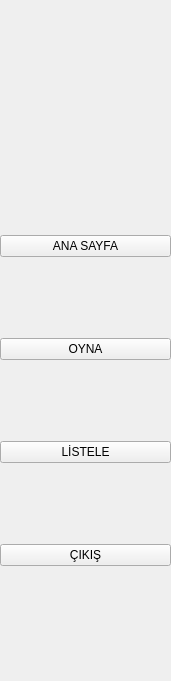
   <widget class="QWidget" name="widget_yan" native="true">
    <property name="geometry">
     <rect>
      <x>20</x>
      <y>60</y>
      <width>171</width>
      <height>681</height>
     </rect>
    </property>
    <widget class="QLabel" name="label_logo">
     <property name="geometry">
      <rect>
       <x>0</x>
       <y>0</y>
       <width>161</width>
       <height>151</height>
      </rect>
     </property>
     <property name="statusTip">
      <string/>
     </property>
     <property name="text">
      <string/>
     </property>
     <property name="pixmap">
      <pixmap resource="../icons/icons.qrc">:/icons/logo (2).png</pixmap>
     </property>
     <property name="scaledContents">
      <bool>true</bool>
     </property>
    </widget>
    <widget class="QWidget" name="layoutWidget">
     <property name="geometry">
      <rect>
       <x>0</x>
       <y>160</y>
       <width>171</width>
       <height>481</height>
      </rect>
     </property>
     <layout class="QGridLayout" name="gridLayout">
      <item row="1" column="0">
       <widget class="QPushButton" name="pushButton_yanmenu_anasayfa">
        <property name="enabled">
         <bool>true</bool>
        </property>
        <property name="text">
         <string>ANA SAYFA</string>
        </property>
        <property name="icon">
         <iconset resource="../icons/icons.qrc">
          <normaloff>:/icons/home (1).png</normaloff>:/icons/home (1).png</iconset>
        </property>
       </widget>
      </item>
      <item row="2" column="0">
       <widget class="QPushButton" name="pushButton_yanmenu_oyna">
        <property name="text">
         <string>OYNA</string>
        </property>
        <property name="icon">
         <iconset resource="../icons/icons.qrc">
          <normaloff>:/icons/examp.png</normaloff>:/icons/examp.png</iconset>
        </property>
        <property name="iconSize">
         <size>
          <width>30</width>
          <height>30</height>
         </size>
        </property>
        <property name="checkable">
         <bool>false</bool>
        </property>
        <property name="autoDefault">
         <bool>false</bool>
        </property>
        <property name="default">
         <bool>false</bool>
        </property>
        <property name="flat">
         <bool>false</bool>
        </property>
       </widget>
      </item>
      <item row="4" column="0">
       <widget class="QPushButton" name="pushButton_yannemu_cikis">
        <property name="text">
         <string>ÇIKIŞ</string>
        </property>
        <property name="icon">
         <iconset resource="../icons/icons.qrc">
          <normaloff>:/icons/close.png</normaloff>:/icons/close.png</iconset>
        </property>
       </widget>
      </item>
      <item row="3" column="0">
       <widget class="QPushButton" name="pushButton_yanmenu_listele">
        <property name="text">
         <string>LİSTELE</string>
        </property>
        <property name="icon">
         <iconset resource="../icons/icons.qrc">
          <normaloff>:/icons/menu (2).png</normaloff>:/icons/menu (2).png</iconset>
        </property>
       </widget>
      </item>
     </layout>
    </widget>
   </widget>
